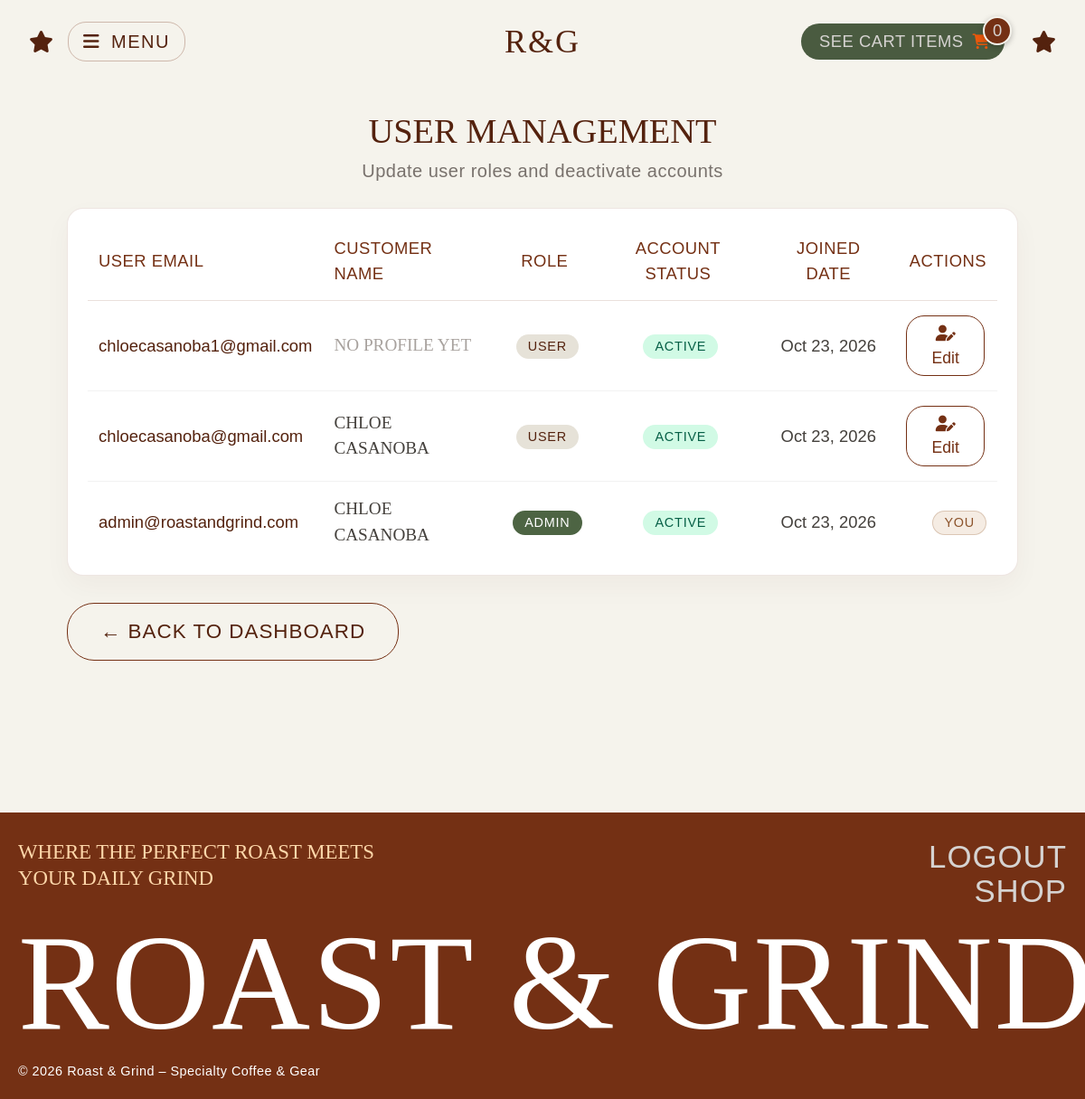
The page /admin/users.php (signed in) on the database as committed earlier.
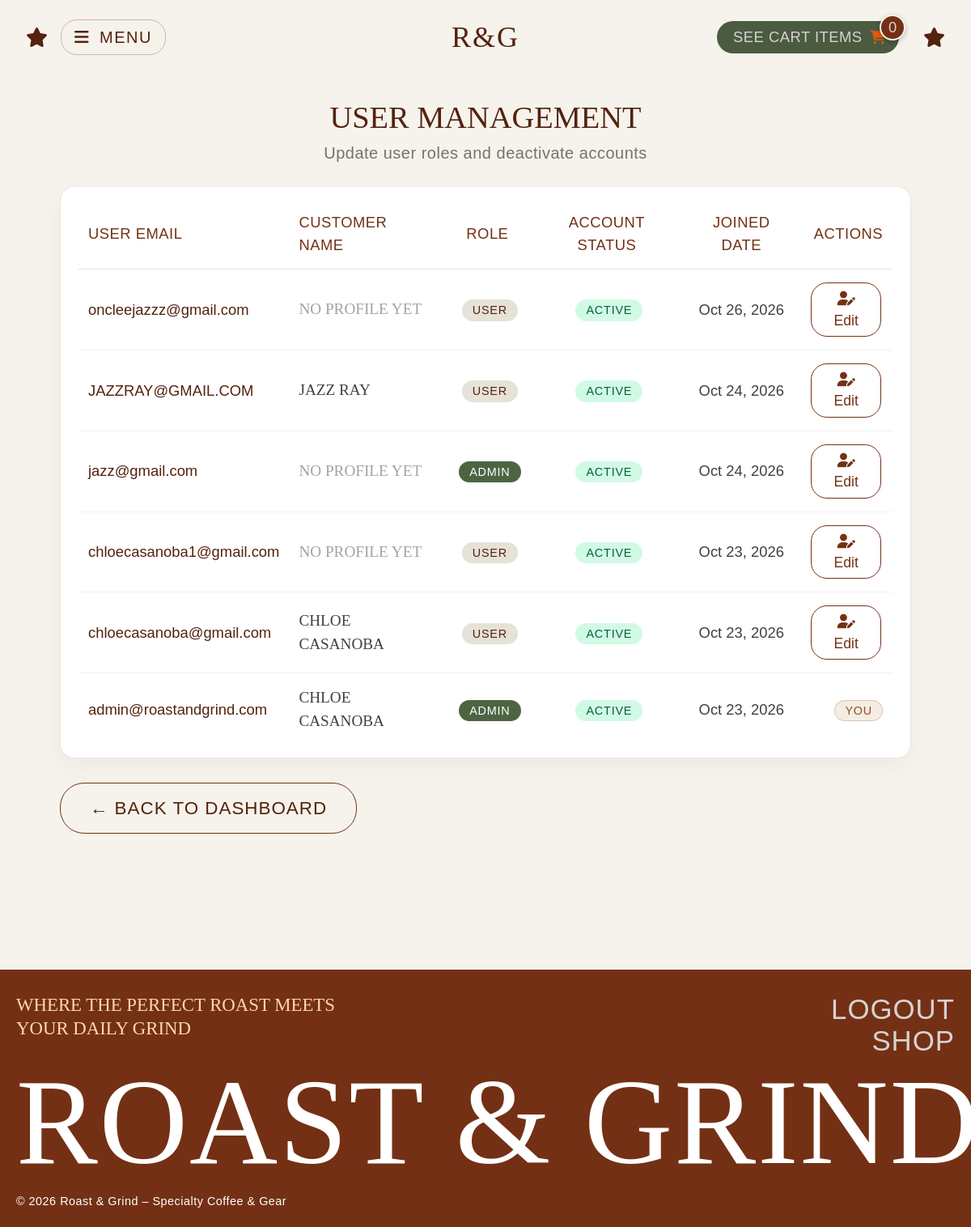
The same page on the database as committed later.
### tables this page shows
CREATE TABLE `customers` (
  `customer_id` int(11) NOT NULL,
  `user_id` int(11) NOT NULL,
  `profile_photo` varchar(255) DEFAULT 'default_avatar.png',
  `first_name` varchar(50) NOT NULL DEFAULT '',
  `last_name` varchar(50) NOT NULL DEFAULT '',
  `address` varchar(150) NOT NULL DEFAULT '',
  `town` varchar(50) NOT NULL DEFAULT '',
  `postal_code` varchar(10) NOT NULL DEFAULT '',
  `phone` varchar(20) NOT NULL DEFAULT ''
);

CREATE TABLE `users` (
  `user_id` int(11) NOT NULL,
  `email` varchar(255) NOT NULL,
  `password_hash` varchar(255) NOT NULL,
  `role` enum('user','admin') NOT NULL DEFAULT 'user',
  `status` enum('active','inactive') NOT NULL DEFAULT 'active',
  `created_at` timestamp NOT NULL DEFAULT current_timestamp()
);

### admin/users.php (the view, shortened to what this page needs)
<?php
require_once "../includes/config.php";
$sql = "SELECT u.user_id, u.email, u.role, u.status, u.created_at, c.first_name, c.last_name
        FROM users u
        LEFT JOIN customers c ON u.user_id = c.user_id
        ORDER BY u.created_at DESC";
$result = mysqli_query($conn, $sql);
require_once "../includes/header.php";
?>
<div class="admin-items-wrapper">
    <h1 class="admin-items-title">User Management</h1>
    <p class="admin-items-subtitle">Update user roles and deactivate accounts</p>
    <div class="admin-items-box mt-4">
        <table class="dashboard-table">
            <thead>
                <tr>
                    <th class="text-start">User Email</th>
                    <th class="text-start">Customer Name</th>
                    <th class="text-center">Role</th>
                    <th class="text-center">Account Status</th>
                    <th class="text-center">Joined Date</th>
                    <th class="text-end">Actions</th>
                </tr>
            </thead>
            <tbody>
                <?php while ($row = mysqli_fetch_assoc($result)): ?>
                    <tr>
                        <td style="font-family: 'Alinore', sans-serif; font-size: 1.15rem; color: #54220E;">
                            <?= htmlspecialchars($row['email']); ?>
                        </td>
                        <td style="font-family: 'Aqila', serif; font-size: 1.2rem; text-transform: uppercase;">
                            <?= htmlspecialchars(trim($row['first_name'] . ' ' . $row['last_name'])) ?: '<span style="color:#A8A29E; font-family:\'Alinore\';">No Profile Yet</span>'; ?>
                        </td>
                        <td class="text-center">
                            <?php if ($row['role'] === 'admin'): ?>
                                <span class="badge" style="background-color: #4D6443; color: white;">Admin</span>
                            <?php else: ?>
                                <span class="badge" style="background-color: #E6E2D8; color: #54220E;">User</span>
                            <?php endif; ?>
                        </td>
                        <td class="text-center">
                            <?php if ($row['status'] === 'active'): ?>
                                <span class="badge" style="background-color: #D1FAE5; color: #065F46;">Active</span>
                            <?php else: ?>
                                <span class="badge" style="background-color: #FEE2E2; color: #991B1B;">Inactive</span>
                            <?php endif; ?>
                        </td>
                        <td class="text-center" style="font-family: 'Alinore', sans-serif;">
                            <?= date('M j, Y', strtotime($row['created_at'])); ?>
                        </td>
                        <td class="text-end">
                            <?php if ((int)$row['user_id'] !== (int)$_SESSION['user_id']): ?>
                                <button type="button" class="admin-action-btn" data-bs-toggle="modal" data-bs-target="#editUserModal<?= $row['user_id']; ?>">
                                    <i class="fa-solid fa-user-pen"></i> Edit
                                </button>
                            <?php else: ?>
                                <span class="badge bg-secondary">You</span>
                            <?php endif; ?>
                        </td>
                    </tr>
                <?php endwhile; ?>
            </tbody>
        </table>
    </div>
    <div class="dashboard-actions-bar">
        <a href="dashboard.php" class="dashboard-btn-outline">
            &larr; Back to Dashboard
        </a>
    </div>
</div>
<?php require_once "../includes/footer.php"; ?>

Rows that differ between the two databases and show on the page:
added customers: user.email "oncleejazzz@gmail.com", first_name+last_name "NO PROFILE YET", shows "USER", user.created_at "Oct 26, 2026"
added customers: user.email "JAZZRAY@GMAIL.COM", first_name+last_name "JAZZ RAY", shows "USER", user.created_at "Oct 24, 2026"
added customers: user.email "jazz@gmail.com", first_name+last_name "NO PROFILE YET", shows "ADMIN", user.created_at "Oct 24, 2026"
